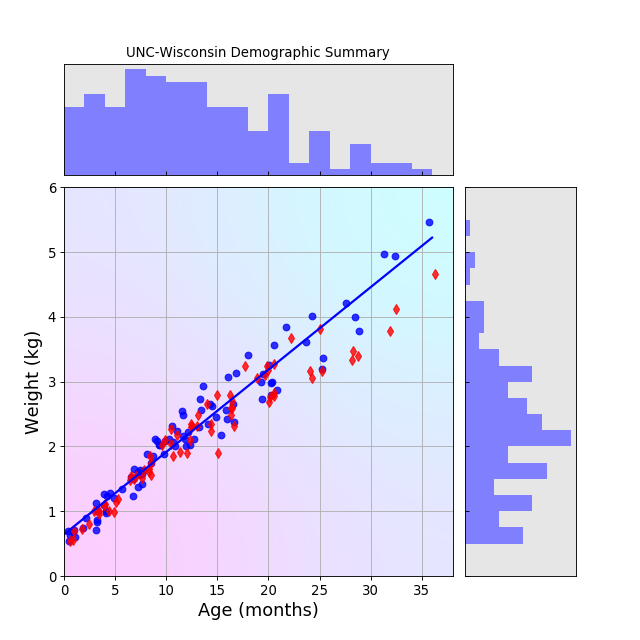

This chart was generated by the following Python code:
#!/usr/bin/env python3
# -*- coding: utf-8 -*-
"""
Created on Tue Jun  9 12:28:49 2020

@author: Aidan Murphy
"""

import numpy as np
import matplotlib.pyplot as plt
from matplotlib.cm import cool


# Read MF3D demographic data from spreadsheet
CSVFile = 'UNC_Demographics.csv'
Data = np.genfromtxt(CSVFile , delimiter=',', dtype=None, encoding=None)
NumData = np.genfromtxt(CSVFile , delimiter=',')
sexes = Data[1:,1]
Females = np.where(sexes == 'F')
Males = np.where(sexes == 'M')
SexColors = ((1,0,0),(0,0,1))
ages = NumData[1:, np.arange(6, 19, 3)]/30
weights = NumData[1:, np.arange(8, 21, 3)]
TotalScans = len(ages)*len(ages[0])

#====== Create linear regression object
ageReg = np.linspace(0, 36, 36)
m, b = np.polyfit(np.reshape(ages[:][Males], 90), np.reshape(weights[:][Males], 90), 1)   # m = slope, b=intercept
male_pred = m*ageReg + b
#m, b = np.polyfit(np.reshape(ages[:][Females], 80), np.reshape(weights[:][Females], 80), 1)   # m = slope, b=intercept
#fem_pred = m*ageReg + b

#===== Plot demographic data in scatter and histogram plots

# definitions for the axes
left, width = 0.1, 0.65
bottom, height = 0.1, 0.65
spacing = 0.02
rect_scatter = [left, bottom, width, height]
ScatterLims = [0, 38, 0, 6]
binwidth = [2, 0.25]
barcolor = (0.5,0.5,1)

fig = plt.figure(figsize=(8, 8))
gs = fig.add_gridspec(2, 2,  width_ratios=(7, 2), height_ratios=(2, 7),
                      left=0.1, right=0.9, bottom=0.1, top=0.9,
                      wspace=0.05, hspace=0.05)

#==== Plot main scatter plot
ax_scatter = fig.add_subplot(gs[1, 0])
ax_scatter.tick_params(direction='in', top=True, right=True)
ax_scatter.plot(np.transpose(ages[:][Males]), np.transpose(weights[:][Males]), c=SexColors[1], marker='o', linestyle='', label='Male', alpha=0.8)
ax_scatter.plot(np.transpose(ages[:][Females]), np.transpose(weights[:][Females]), c=SexColors[0], marker='d', linestyle='', label='Female', alpha=0.8)
ax_scatter.plot(ageReg, male_pred, c=SexColors[1], linewidth=2)
#ax_scatter.plot(ageReg, fem_pred, c=SexColors[0], linewidth=2)
plt.axis(ScatterLims)
ax_scatter.set_aspect('auto')
ax_scatter.imshow([[0.5, 0],[1,0.5]], interpolation='bicubic', cmap=cool,
             vmin=0, vmax=1, aspect='auto',
             extent=(ax_scatter.get_xlim()[0], ax_scatter.get_xlim()[1],
                    ax_scatter.get_ylim()[0], ax_scatter.get_ylim()[1]),
             alpha=0.2)
             
ax_scatter.tick_params(axis='both', which='major', labelsize=12, direction='out', top=False, right=False)
#plt.box(on=None)
plt.grid()
#plt.legend(numpoints=1, fontsize=12)
plt.xlabel('Age (months)', fontsize=16)
plt.ylabel('Weight (kg)', fontsize=16)

#==== Histogram plots
ax_histx = fig.add_subplot(gs[0, 0], sharex=ax_scatter)
plt.title('UNC-Wisconsin Demographic Summary')
ax_histx.set_facecolor((0.9,0.9,0.9))
#plt.axis('off')
ax_histy = fig.add_subplot(gs[1, 1], sharey=ax_scatter)
ax_histy.set_facecolor((0.9,0.9,0.9))
#plt.axis('off')
ax_histx.tick_params(direction='in', labelbottom=False, labelleft=False, left=False)
ax_histy.tick_params(direction='in', labelleft=False, labelbottom=False, bottom=False)
xbins = np.arange(ScatterLims[0], ScatterLims[1], binwidth[0])
ybins = np.arange(ScatterLims[2], ScatterLims[3], binwidth[1])
ax_histx.hist(np.reshape(ages, TotalScans), bins=xbins, color =barcolor, lw=0)
ax_histy.hist(np.reshape(weights, TotalScans), bins=ybins, orientation='horizontal', color =barcolor, lw=0)
ax_histx.set_xlim(ax_scatter.get_xlim())
ax_histy.set_ylim(ax_scatter.get_ylim())

plt.savefig("UNC_DemographicsPlot.svg")
plt.show()
